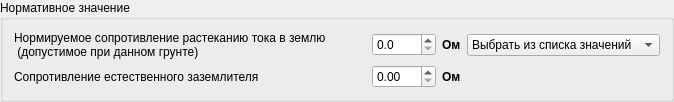
         <widget class="QGroupBox" name="groupBox_14">
          <property name="title">
           <string>Нормативное значение</string>
          </property>
          <layout class="QVBoxLayout" name="verticalLayout_15">
           <item>
            <layout class="QGridLayout" name="gridLayout_17" columnstretch="7,0,2,1,3">
             <item row="0" column="0">
              <widget class="QLabel" name="label_9">
               <property name="lineWidth">
                <number>1</number>
               </property>
               <property name="text">
                <string>Нормируемое сопротивление растеканию тока в землю
 (допустимое при данном грунте)</string>
               </property>
              </widget>
             </item>
             <item row="0" column="3">
              <widget class="QLabel" name="label_12">
               <property name="font">
                <font>
                 <weight>75</weight>
                 <bold>true</bold>
                </font>
               </property>
               <property name="text">
                <string>Ом</string>
               </property>
              </widget>
             </item>
             <item row="0" column="2">
              <widget class="QDoubleSpinBox" name="doubleSpinBox_permissible_resistance">
               <property name="decimals">
                <number>1</number>
               </property>
               <property name="maximum">
                <double>1000.000000000000000</double>
               </property>
              </widget>
             </item>
             <item row="0" column="1">
              <spacer name="horizontalSpacer_5">
               <property name="orientation">
                <enum>Qt::Horizontal</enum>
               </property>
               <property name="sizeHint" stdset="0">
                <size>
                 <width>40</width>
                 <height>20</height>
                </size>
               </property>
              </spacer>
             </item>
             <item row="0" column="4">
              <widget class="QComboBox" name="comboBox_permissible_resistance">
               <item>
                <property name="text">
                 <string>Выбрать из списка значений</string>
                </property>
               </item>
               <item>
                <property name="text">
                 <string>0.5</string>
                </property>
               </item>
               <item>
                <property name="text">
                 <string>1</string>
                </property>
               </item>
               <item>
                <property name="text">
                 <string>2</string>
                </property>
               </item>
               <item>
                <property name="text">
                 <string>4</string>
                </property>
               </item>
               <item>
                <property name="text">
                 <string>8</string>
                </property>
               </item>
               <item>
                <property name="text">
                 <string>10</string>
                </property>
               </item>
               <item>
                <property name="text">
                 <string>15</string>
                </property>
               </item>
               <item>
                <property name="text">
                 <string>30</string>
                </property>
               </item>
               <item>
                <property name="text">
                 <string>60</string>
                </property>
               </item>
              </widget>
             </item>
             <item row="1" column="0">
              <widget class="QLabel" name="label">
               <property name="text">
                <string>Сопротивление естественного заземлителя</string>
               </property>
              </widget>
             </item>
             <item row="1" column="2">
              <widget class="QDoubleSpinBox" name="doubleSpinBox_natural_grounding_resistance"/>
             </item>
             <item row="1" column="3">
              <widget class="QLabel" name="label_2">
               <property name="font">
                <font>
                 <weight>75</weight>
                 <bold>true</bold>
                </font>
               </property>
               <property name="text">
                <string>Ом</string>
               </property>
              </widget>
             </item>
            </layout>
           </item>
          </layout>
         </widget>
